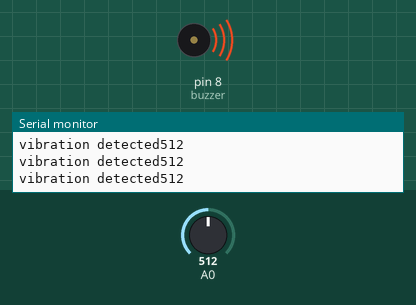
The sketch below on a simulated Arduino Uno, built with avr-gcc and run on an emulated ATmega328P. Parts: buzzer (waves = sounding), the last lines printed to the serial monitor. Inputs (shaded band) come from the test bench; at power-on: A0 = 512.

Above: at 1.2 s.
1.3 s: A0 set to 1004
2.8 s: A0 set to 1022
At 3.6 s:
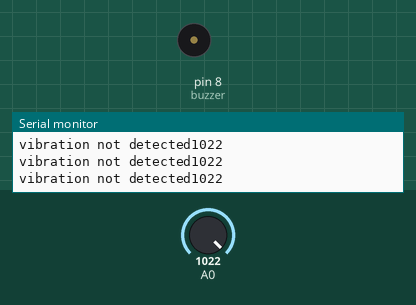
4.3 s: A0 set to 900
At 5.1 s:
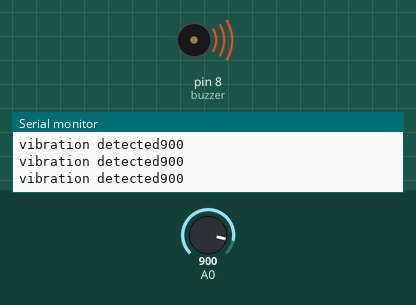
5.8 s: A0 set to 1023
At 6.4 s:
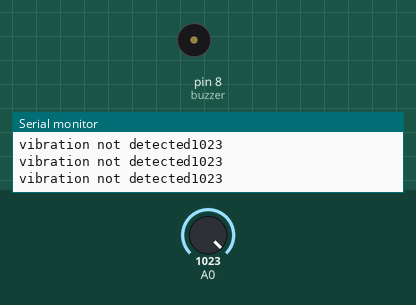
Timing chart, 0 to 8.3 s (numbered marks = the images above; inputs shaded):
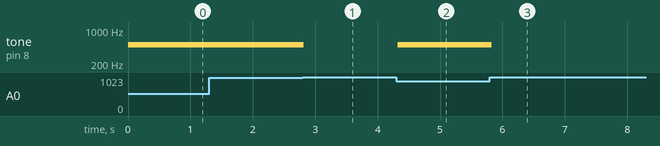

The sketch:

earthquake_detection.ino
```cpp
const int buzzer = 8; //Buzzer connected to pin 8 of Arduino uno / mega
int sensor;           //Variable to store analog value (0-1023)


void setup()
{
	Serial.begin(9600);      //Only for debugging
	pinMode(buzzer, OUTPUT);
}

void loop()
{
	sensor = analogRead(A0);
	//While sensor is not moving, analog pin receive 1023~1024 value
	if (sensor<1022){
		tone(buzzer, 500);
		Serial.print("vibration detected");
		Serial.println(sensor);
	}

	else{
		noTone(buzzer);
		Serial.print("vibration not detected");
		Serial.println(sensor);
	}


	delay(100); //Small delay
}
```

hello.cpp
```cpp

```

pir.cpp
```cpp
/*
 * Credits to all sources on Google and Youtube, acting as reference to this code below. This code is not
 * TechValer's own creation. TechValer has referred to different projects and websites to
 * find an easy code for beginners to get started with PIR sensor and Arduino.
 * TechValer does not claim this code to be its own. TechValer is greatly thankful for original
 * creaters of this code and also all others who acted as reference.
 */

/*
 *  About TechValer
 *
 *  What comes to mind when you think of tech...hmm, were sure youre thinking of iPhone,
 *  Alexa, Boston Dynamics robotic dog etc., at least thats what we would have thought of.
 *  Our point here is, when you look inside this tech...youll find weird boards with
 *  components attached to it. This stuff is electronics and we at Techvaler deeply appreciate
 *  this piece of tech. As the name suggests, we are Tech Enthusiasts who know the Worth and
 *  Potential of these amazing tech stuff! So, check out our website techvaler.com and
 *  Youtube Channel: Techcafe to find out more.
 */

/*
 * Thanks to Drona Automations Pvt.Ltd for Sponsoring this project!
 */

int Buzz= 8; // Define Bizzer pin
int LED= 13; // Define LED pin
int PIR= 3; // Define PIR pin
int val= 0; // Initializing the value as zero at the beginning

void setup() {

pinMode(Buzz, OUTPUT);
pinMode(LED, OUTPUT);
pinMode(PIR, INPUT);
Serial.begin(9600);
}

void loop() {

val = digitalRead(PIR); // The value read from PIR pin 3 will be assigned to 'val'
if(val == HIGH){
  digitalWrite(LED, HIGH); // Turn LED ON
  digitalWrite(Buzz, HIGH); // Turn Buzzer ON
  Serial.println("Movement Detected"); // Print this text in Serial Monitor
}
else
{
  digitalWrite(LED, LOW);
  digitalWrite(Buzz, LOW);
  Serial.println("Movement not Detected");
}
}
```

Measured:
- the behaviour switches between 1021 and 1022 on A0 (found by bisection; images 0 and 1)
- after the input at 2.8 s, tone on pin 8 (buzzer): 500 Hz → silent at once
- after the input at 4.3 s, tone on pin 8 (buzzer): silent → 500 Hz at once
- after the input at 5.8 s, tone on pin 8 (buzzer): 500 Hz → silent at once
